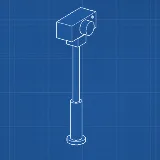
#> input picture thumbs/blueprint/camera.webp, 160 x 160 px, given in place of first.png, which was not available
$ python prep.py
#> lines starting #> are read from the running program, lines starting #| are printed output that depends on the picture
# Turns the screenshots in shots/ into the guide's pictures in img/: whole shots as JPEG 2000 px wide, the phone
# shots as they are, and crops. A crop is (shot, x0, y0, x1, y1) in CSS px of a shot taken at 2x; the marker and
# label positions in guide.html are in the same CSS px, so a crop that moves takes them with it.
import os
from PIL import Image

HERE = os.path.dirname(os.path.abspath(__file__))
S, O = os.path.join(HERE, 'shots'), os.path.join(HERE, 'img')
os.makedirs(O, exist_ok=True)

FULL = ['first', 'guide', 'inspect', 'apart', 'sheets', 'showme', 'explode', 'desk', 'greyscale', 'blueprint', 'hologram']
PHONE = ['phone', 'phone-inspect', 'phone-more']
CROPS = {
    'bar': ('apart', 16, 48, 1264, 102),        # the Inspecting tab's tools, without the step's caption
    'menu': ('views', 286, 112, 548, 395),      # the view buttons and the Views menu
    'tooltip': ('hover', 570, 495, 930, 635),
    'term': ('term', 886, 112, 1266, 376),
    'controls': ('controls', 886, 112, 1266, 646),
    'sources': ('sources', 886, 112, 1266, 383),
    'triad': ('first', 1166, 113, 1264, 211),
    'hero': ('first', 346, 203, 836, 720),      # the cover: the model alone, on the view's ground, as wide as the box
    'select': ('select', 306, 242, 674, 464),    # the selected coils on the assembled machine
    'selection-tools': ('select', 966, 48, 1266, 220),  # selection chip and the actions in Details
    'wheel': ('wheel', 16, 275, 540, 700),       # the groups' wheel with the magnets fanned out
    'joint': ('joint', 16, 112, 954, 765),       # the view only, without the panels
    'tour': ('tour', 16, 48, 1264, 765),
    'quiz': ('quiz', 16, 112, 1264, 765),
    # The control desk's monitor in three states: VIDEO 1, its options and what the tracking reads.
    'desk-glow': ('desk-glow', 980, 288, 1252, 590),
    'desk-tf': ('desk', 980, 288, 1252, 590),
    'desk-pf': ('desk-pf', 980, 288, 1252, 590),
}
PHOTO = {'select', 'wheel', 'joint', 'tour', 'quiz'}               # crops with much of the model in them go as JPEG

def shot(n):
#> called with n = 'first'
    return Image.open(os.path.join(S, f'{n}.png')).convert('RGB')
#> returned value is the input picture: PIL image 160x160 RGB; mean R, G, B 33.4, 85.6, 148.2

for n in FULL:
    im = shot(n)
    im.resize((2000, round(im.height * 2000 / im.width)), Image.LANCZOS).save(os.path.join(O, f'{n}.jpg'), quality=86)
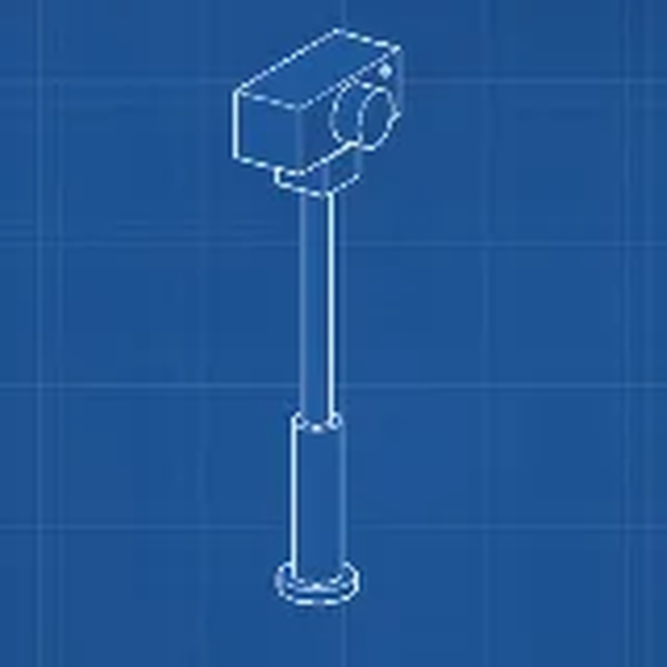
#> saved as first.jpg: PIL image 2000x2000 RGB (shown at 1/3 size); mean R, G, B 33.4, 85.6, 148.2
#> pass 2 of the loop `for n in FULL:`:
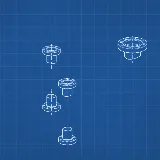
#> input picture thumbs/blueprint/diagPorts.webp, 160 x 160 px, given in place of guide.png, which was not available
#> in shot, returned value is the input picture: PIL image 160x160 RGB; mean R, G, B 33.3, 84.6, 145.6
#> `im.resize((2000, round(im.height * 2000 / im.width)), Image.LANCZOS).s..`:
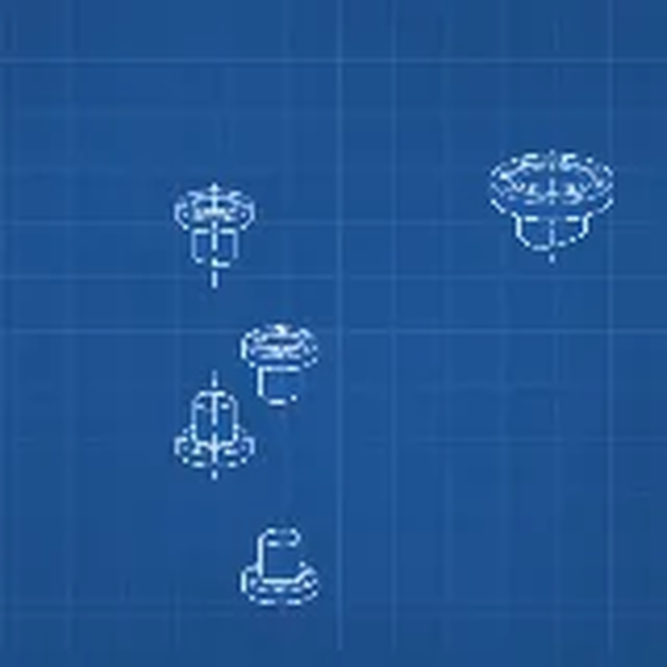
#> saved as guide.jpg: PIL image 2000x2000 RGB (shown at 1/3 size); mean R, G, B 33.3, 84.6, 145.6
#> (the run stopped early here; a loop or call above may not have finished)
